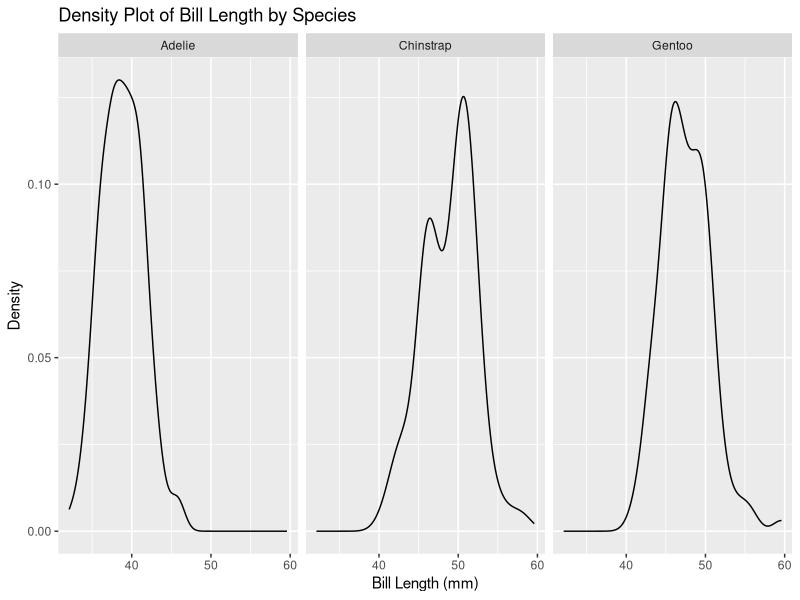
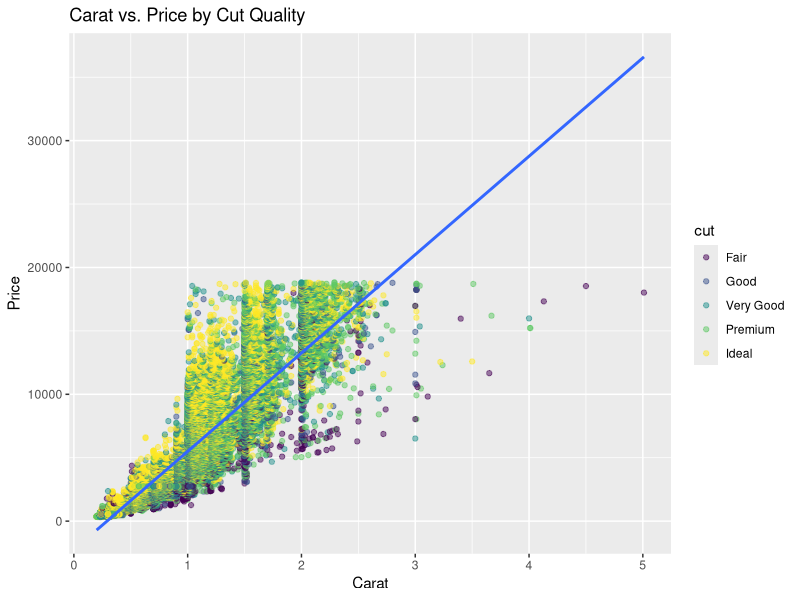
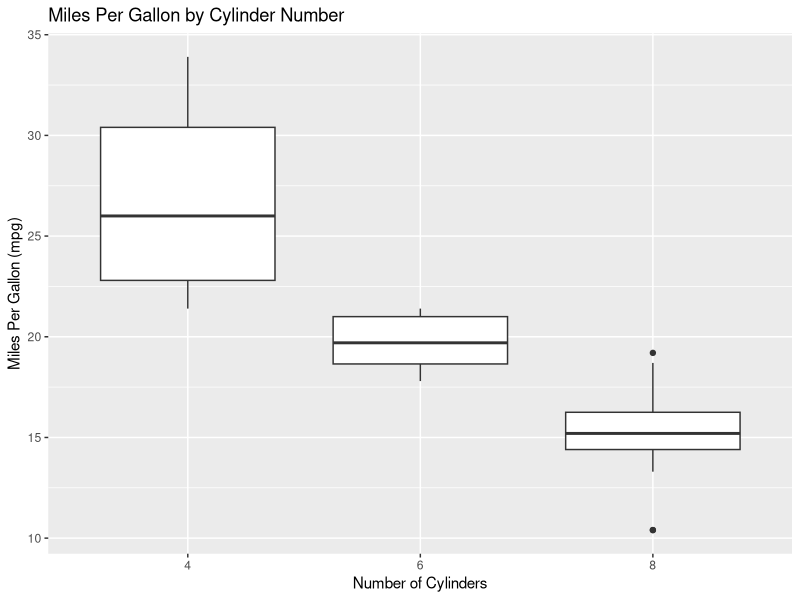
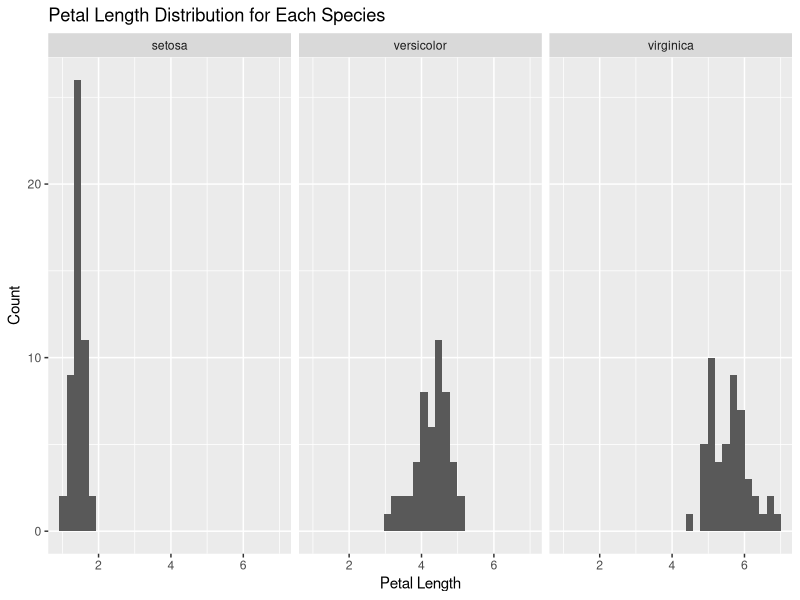

R code for these plots, in order:
# Please create teh following plots:

# Q1 ----

# Load the tidyverse library
library(tidyverse)

# Load the palmerpenguins library
library(palmerpenguins)

# Load the penguins dataset
data(penguins)

# Plot 1
# Create a density plot of the 'bill_length_mm' column of the penguins
# dataset.
# Use the ggplot() function to create the plot.
# Use the aes() function to specify the x-axis variable.
# Inside the aes() function, set the x parameter to the 'bill_length_mm'
# column of the penguins dataset.
# Add a + sign after the ggplot() function.
# Use the geom_density() function to add a density plot to the ggplot()
# function.
# Add a + sign after the geom_density() function.
# Use the facet_grid() function to add a facet to the ggplot() function.
# Inside the facet_grid() function, set the formula to
# "~ species".
# Add a + sign after the facet_grid() function.
# Use the labs() function to add a title to the ggplot() function.
# Inside the labs() function, set the title parameter to
# "Density Plot of Bill Length by Species".
# Set the x parameter to "Bill Length (mm)".
# Set the y parameter to "Density".

plot1 <- # You code for the plot here
  ggplot(penguins, aes(x = bill_length_mm)) +
  geom_density() +
  facet_grid(~ species) +
  labs(title = "Density Plot of Bill Length by Species",
       x = "Bill Length (mm)",
       y = "Density")

# To verify your answer, run the following code
plot1

# Q2 ----

# Use the diamonds dataset from ggplot2
data(diamonds)

# Plot 2
# Create a scatter plot of 'carat' vs. 'price', colored by 'cut' quality.
# Use the ggplot() function to create the plot.
# Use the aes() function to specify the x-axis and y-axis variables.
# Inside the aes() function, set the x parameter to 'carat', the y parameter to 'price'.
# Add a + sign after the ggplot() function.
# Use the geom_point() function to add a scatter plot to the ggplot() function. 
# Inside the geom_point() function, use the aes() function to set the color parameter to 'cut'.
# Set the alpha parameter inside geom_point() to 0.5 to make the points semi-transparent if there is overplotting.
# Use the geom_smooth() function to add a smooth line through the points for each 'cut' category, setting the method argument to "lm" for linear models.
# Add a + sign after the geom_point() (and geom_smooth(), if used) function.
# Use the labs() function to add a title to the ggplot() function.
# Inside the labs() function, set the title parameter to "Carat vs. Price by Cut Quality",
# Set the x parameter to "Carat",
# Set the y parameter to "Price".

plot2 <- # Your code for the plot here
  ggplot(diamonds, aes(x = carat, y = price)) +
  geom_point(aes(color = cut), alpha = 0.5) +
  geom_smooth(method = "lm", se = FALSE) +
  labs(title = "Carat vs. Price by Cut Quality",
       x = "Carat",
       y = "Price")

# To verify your answer, run the following code
plot2

# Q3 ----


# Use the mtcars dataset
data(mtcars)

# Plot 3
# Create a boxplot of 'mpg' by 'cyl' (number of cylinders).
# Use the ggplot() function to create the plot.
# Use the aes() function to specify the x-axis and y-axis variables.
# Inside the aes() function, set the x parameter to 'cyl' and the y parameter to 'mpg'.
# NOTICE that you will need to convert the 'cyl' column to a factor using the factor() function. factor(cyl)
# Add a + sign after the ggplot() function.
# Use the geom_boxplot() function to add a boxplot to the ggplot() function.
# Add a + sign after the geom_boxplot() function.
# Use the labs() function to add a title to the ggplot() function.
# Inside the labs() function, set the title parameter to "Miles Per Gallon by Cylinder Number",
# Set the x parameter to "Number of Cylinders",
# Set the y parameter to "Miles Per Gallon (mpg)".

plot3 <- # Your code for the plot here
  ggplot(mtcars, aes(x = factor(cyl), y = mpg)) +
  geom_boxplot() +
  labs(title = "Miles Per Gallon by Cylinder Number",
       x = "Number of Cylinders",
       y = "Miles Per Gallon (mpg)")

# To verify your answer, run the following code
plot3

# Q4 ----

# Use the iris dataset
data(iris)

# Plot 4
# Create a histogram of 'Petal.Length' for each species.
# Use the ggplot() function to create the plot.
# Use the aes() function to specify the x-axis variable.
# Inside the aes() function, set the x parameter to 'Petal.Length'.
# Add a + sign after the ggplot() function.
# Use the geom_histogram() function to add a histogram to the ggplot() function, and set bins to 30.
# Add a + sign after the geom_histogram() function.
# Use the facet_wrap() function to add a facet for 'Species'.
# Inside the facet_wrap() function, set the facets parameter to '~ Species'.
# Add a + sign after the facet_wrap() function.
# Use the labs() function to add a title to the ggplot() function.
# Inside the labs() function, set the title parameter to "Petal Length Distribution for Each Species",
# Set the x parameter to "Petal Length",
# Set the y parameter to "Count".

plot4 <- # Your code for the plot here
  ggplot(iris, aes(x = Petal.Length)) +
  geom_histogram(bins = 30) +
  facet_wrap(~ Species) +
  labs(title = "Petal Length Distribution for Each Species",
       x = "Petal Length",
       y = "Count")

# To verify your answer, run the following code
plot4
